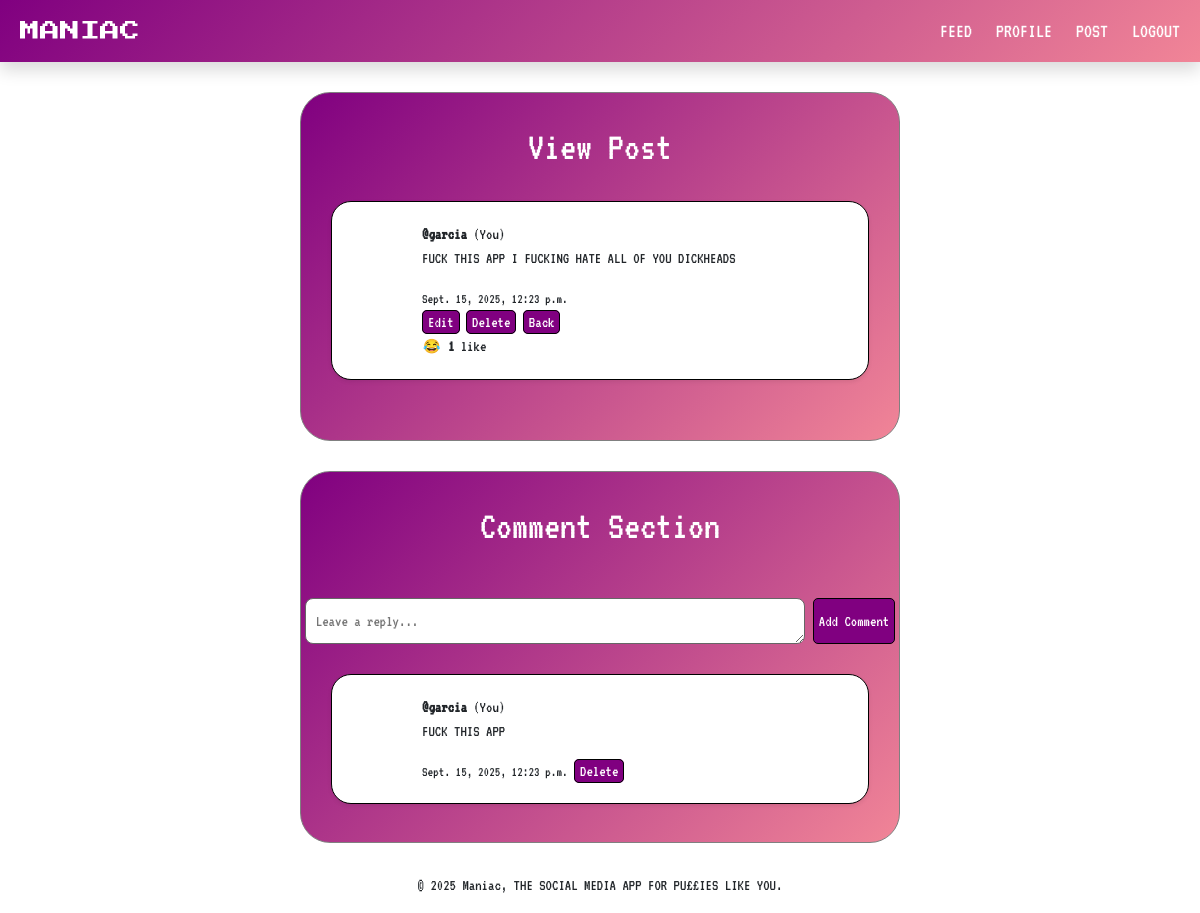
Page /post/18/view/ (signed in) on the committed database.
### core/models.py (models this page shows, shortened)
class Post(models.Model):
    author = models.ForeignKey(User, on_delete=models.CASCADE)
    content = models.TextField()
    created_at = models.DateTimeField(auto_now_add=True)
    likes = models.ManyToManyField(User, related_name='liked_posts', blank=True)
    def total_likes(self):
        return self.likes.count()

class Comment(models.Model):
    post = models.ForeignKey("Post", on_delete=models.CASCADE, related_name="comments")
    author = models.ForeignKey(User, on_delete=models.CASCADE)
    content = models.TextField()
    created_at = models.DateTimeField(auto_now_add=True)

### core/views.py (the view)
# urls.py: path('post/<int:post_id>/view/', views.view_post, name='view_post'),
@login_required(login_url='login')
def view_post(request, post_id):
    post = get_object_or_404(Post, id=post_id)
    comments = post.comments.all().order_by("-created_at")
    if request.method == 'POST':
        form = CommentForm(request.POST)
        if form.is_valid():
            comment = form.save(commit=False)
            comment.post = post
            comment.author = request.user
            comment.save()
            return redirect('view_post', post_id=post.id)
    else:
        form = CommentForm()
    return render(request, 'core/view_post.html', {
        'post': post,
        'comments': comments,
        'form': form,
    })

### core/forms.py
class CommentForm(forms.ModelForm):
    class Meta:
        model = Comment
        fields = ['content']
        widgets = {
            'content': forms.Textarea(attrs={'rows': 1, 'placeholder': 'Leave a reply...'}),
        }

### core/templates/core/view_post.html (shortened to what this page needs)
{% extends "core/base.html" %}
{% block content %}
  <div class="container-feed-styling">
    <h1 class="font-for-text text-center text-white fs-1" style="font-size: 30px">View Post</h1>
      <div class="container-post-styling font-for-text shadow-sm">
        <strong>@{{ post.author.username }}</strong>
        {% if post.author == user %}(You){% endif%}
        <p>{{ post.content }}</p>
        <small>{{ post.created_at }}</small>
        <div class="ms-auto">
            {% if post.author == user %}
                <a class="post-button" href="{% url 'edit_post' post.id %}">Edit</a>
                <a class="post-button" href="{% url 'delete_post' post.id %}">Delete</a>
            {% endif %}
            <a class="post-button" href="{% url 'feed' %}">Back</a>
        </div>
        <form method="post" action="{% url 'like_post' post.id %}">
          <div class="d-flex flex-row">
            <div>
              {% if user in post.likes.all %}
                <button type="submit" class="btn btn-sm p-0">😂</button>
              {% else %}
                <button type="submit" class="btn btn-sm p-0">😐</button>
              {% endif %}
              <strong>{{ post.total_likes }}</strong>
              {% if post.total_likes == 1 %} like {% else %} likes {% endif%}
            </div>
          </div>
        </form>
      </div>
  </div>
  <div class="container-feed-styling">
  <h2 class="font-for-text text-center text-white fs-1" style="font-size: 30px">Comment Section</h2>
    <form method="post" class="mb-3 font-for-text flex-column gap-3 mt-lg-5">
        <div class="d-flex justify-content-center flex-row gap-2">
            {{ form.content }}
            <button type="submit" name="comment_submit" class="post-button font-for-text">Add Comment</button>
        </div>
    </form>
    {% for comment in comments %}
        <div class="container-post-styling font-for-text shadow-sm mb-2">
            <strong>@{{ comment.author.username }}</strong>
            {% if comment.author == user %}(You){% endif %}
            <p>{{ comment.content }}</p>
            <small>{{ comment.created_at }}</small>
            {% if comment.author == user %}<a class="post-button" href="{% url 'delete_comment' comment.id %}">Delete</a>{% endif %}
        </div>
    {% empty %}
        <p class="text-white text-center font-for-text">No comments yet. Be the first to roast!</p>
    {% endfor %}
    </div>
{% endblock %}

### core/static/core/style.css (style rules this page uses)
.font-for-text { font-family: 'VT323'; }
.container-feed-styling { padding-block: 30px; margin-block: 30px; margin-inline: 300px; border: 1px solid gray; border-radius: 30px; background: linear-gradient(135deg, purple, rgb(241, 133, 151)); }
.container-post-styling { padding-block: 20px; padding-inline: 90px; margin-block: 30px; margin-inline: 30px; border: 1.5px solid black; border-radius: 20px; background-color: white; }
.post-button { text-decoration: none; color: white; background-color: purple; padding: 3px; padding-inline: 5px; border-radius: 5px; border: 1px black solid; }
textarea[name="content"] { border-radius: 8px; border: 1px solid #666; padding: 10px; width: 500px }

### rows in the picture
Post: author.username "garcia", content "FUCK THIS APP I FUCKING HATE ALL OF YOU DICKHEADS", created_at "Sept. 15, 2025, 12:23 p.m.", total_likes "1"
Comment: author.username "garcia", shows "(You)", content "FUCK THIS APP", created_at "Sept. 15, 2025, 12:23 p.m.", shows "Delete"
